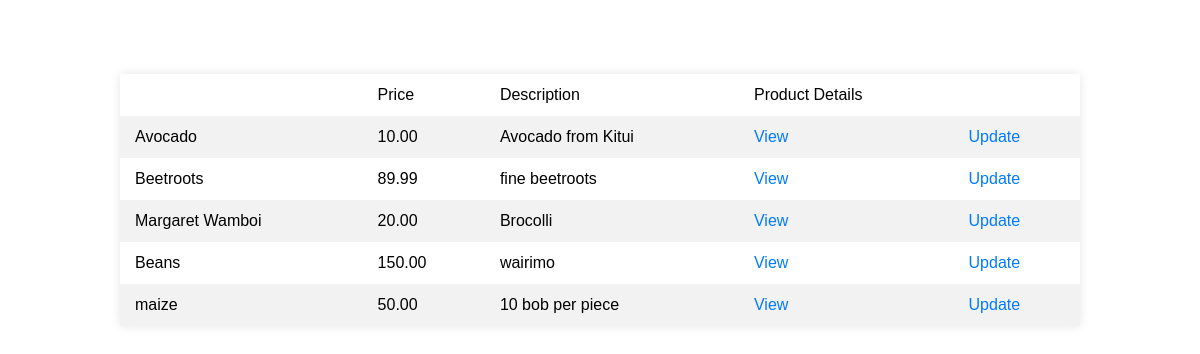
The app's page /inventories/products/list, older data.
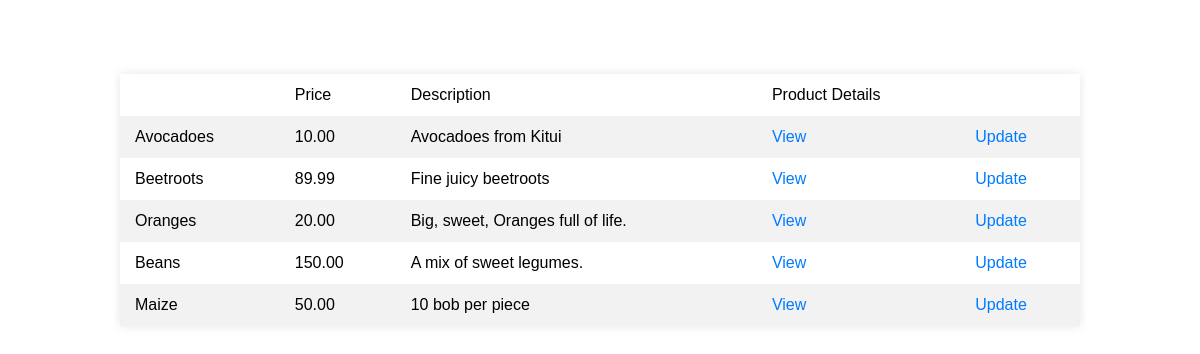
The same page, newer data.
### inventories/models.py (models this page shows)
class Product(models.Model):
    name=models.CharField(max_length=32)
    price=models.DecimalField(max_digits=8,decimal_places=2)
    description=models.TextField()
    image=models.ImageField()
    date_created=models.DateTimeField(auto_now_add=True)
    date_updated=models.DateTimeField(auto_now=True)
    stock=models.PositiveIntegerField()
    vendor = models.ForeignKey(Vendors, null=True, on_delete=models.CASCADE)

### inventories/views.py (the view)
# urls.py: path("products/list", products_list, name="product_list_view"),
def products_list(request):
        products = Product.objects.all()
        return render(request,"inventories/product_list.html",{"products":products})

### templates/inventories/product_list.html (shortened to what this page needs)
<!DOCTYPE html>
<html lang="en">
<head>
</head>
<body>
    <h1> My Products</h1>
    <table>
        <th>
            <td>Price</td>
            <td>Description</td>
            <td>Product Details</td>
        </th>
        {%for product in products%}
        <tr>
            <td> {{product.name}}</td>
            <td> {{product.price}}</td>
            <td> {{product.description}}</td>
            <td> <a href="{% url 'product_detail_view' id=product.id %}"> View</a></td>
            <td> <a href="{% url 'product_update' id=product.id %}"> Update</a></td>
        </tr>
        {%endfor%}
    </table>
</body>
</html>

### templates/inventories/product_list.html (style rules this page uses)
body { font-family: Arial, sans-serif; margin: 0; padding: 0; background-image: url("https://images.unsplash.com/photo-1610348725531-843dff563e2c?ixlib=rb-4.0.3&ixid=M3wxMjA3fDB8MHxzZWFyY2h8MjB8fHZlZ2V0YWJsZXN8ZW58MHx8MHx8fDA%3D&auto=format&fit=crop&w=500&q=60"); background-repeat: no-repeat; background-attachment: fixed; background-size: cover; }
table { width: 80%; margin: 20px auto; border-collapse: collapse; background-color: #fff; box-shadow: 0 0 10px rgba(0, 0, 0, 0.1); }
th, td { padding: 12px 15px; text-align: left; }
th { color: #fff; font-weight: 600; }
tr:nth-child(even) { background-color: #f2f2f2; }
a { text-decoration: none; color: #007bff; }
h1 { text-align: center; font-size: 30px; font-weight: 600; color: white; }

Row changes from the older to the newer data that the page shows:
changed Product: name "Avocado" → "Avocadoes"; description "Avocado from Kitui" → "Avocadoes from Kitui"
changed Product "Beetroots": description "fine beetroots" → "Fine juicy beetroots"
changed Product: name "Margaret Wamboi" → "Oranges"; description "Brocolli" → "Big, sweet, Oranges full of life."
changed Product "Beans": description "wairimo" → "A mix of sweet legumes."
changed Product "10 bob per piece": name "maize" → "Maize"
